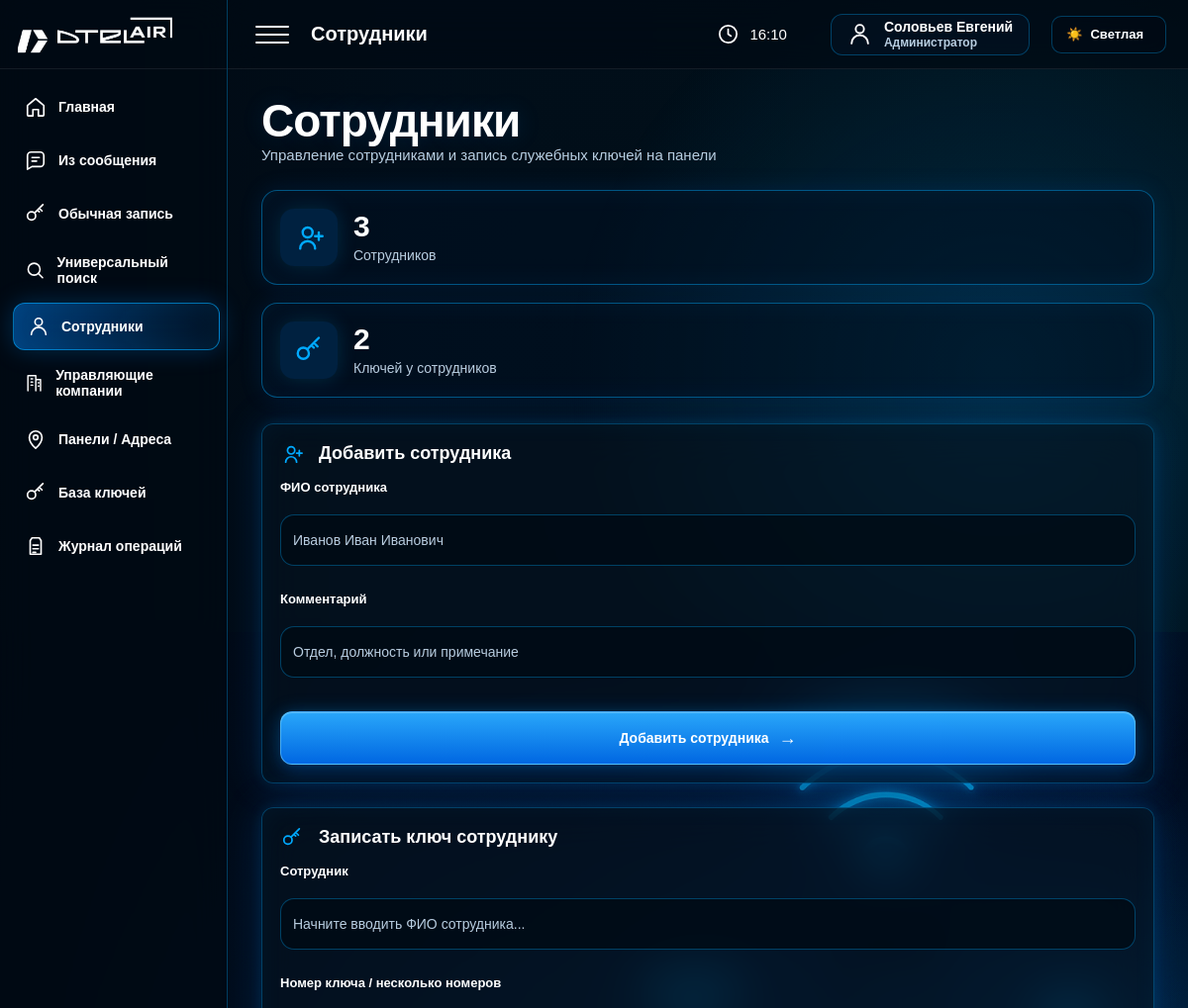
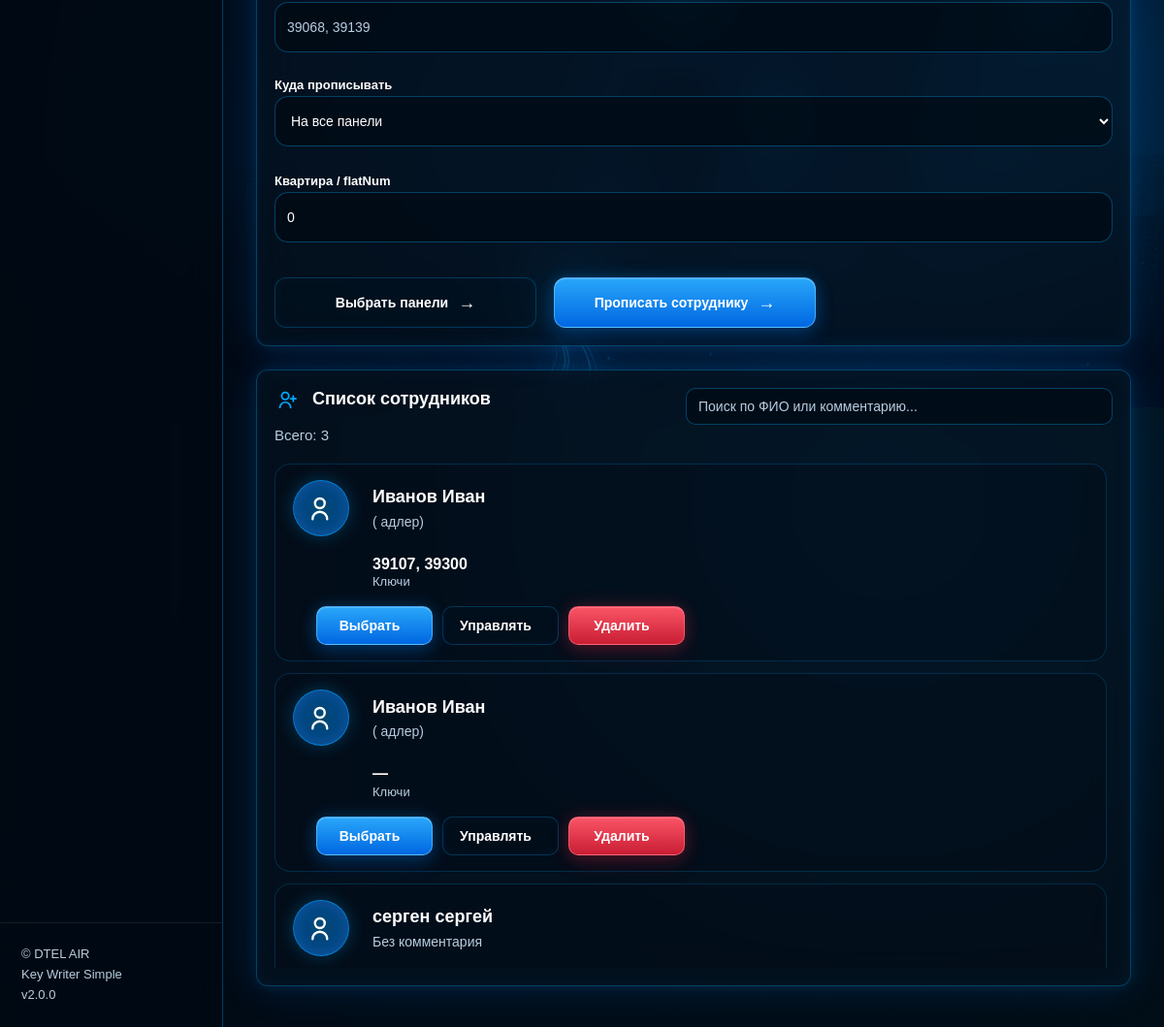
Page /employees (signed in) on the committed database (2 pictures, top to bottom).
### tables this page shows
CREATE TABLE employees (
            id INTEGER PRIMARY KEY AUTOINCREMENT,
            full_name TEXT NOT NULL,
            note TEXT DEFAULT '',
            enabled INTEGER DEFAULT 1,
            created_at TEXT DEFAULT CURRENT_TIMESTAMP
        );

### app/routers/employees.py (the view)
@router.get("/employees", response_class=HTMLResponse)
def employees_page(request: Request):
    return templates.TemplateResponse(
        "employees.html",
        {
            "request": request,
            "panels": get_panels(),
            "employees": get_active_employees(),
            "employees_count": get_employees_count(),
            "employee_keys_count": get_employee_keys_count(),
        },
    )

### app/templates/employees.html (shortened to what this page needs)
{% extends 'base.html' %}
{% block page_name %}Сотрудники{% endblock %}
{% block content %}
<div class="employees-hero">
    <div>
        <h1>Сотрудники</h1>
        <p class="subtitle">Управление сотрудниками и запись служебных ключей на панели</p>
    </div>
    <div class="employees-stats">
        <div class="employees-stat-card">
            <div class="employees-stat-icon">
                <svg viewBox="0 0 24 24">
                    <path d="M17 21a6 6 0 0 0-12 0"/>
                    <circle cx="11" cy="8" r="4"/>
                    <path d="M20 8v6M17 11h6"/>
                </svg>
            </div>
            <div>
                <b>{{ employees_count or employees|length }}</b>
                <span>Сотрудников</span>
            </div>
        </div>
        <div class="employees-stat-card">
            <div class="employees-stat-icon">
                <svg viewBox="0 0 24 24">
                    <circle cx="7.5" cy="14.5" r="4.5"/>
                    <path d="m11 11 9-9M16 6l3 3M14 8l2 2"/>
                </svg>
            </div>
            <div>
                <b>{{ employee_keys_count or 0 }}</b>
                <span>Ключей у сотрудников</span>
            </div>
        </div>
    </div>
</div>
<div class="employees-top-grid">
    <div class="panel employee-add-panel">
        <h2>
            <span class="title-svg-icon">
                <svg viewBox="0 0 24 24">
                    <path d="M17 21a6 6 0 0 0-12 0"/>
                    <circle cx="11" cy="8" r="4"/>
                    <path d="M20 8v6M17 11h6"/>
                </svg>
            </span>
            Добавить сотрудника
        </h2>
        <form method="post" action="/employees/add">
            <label>ФИО сотрудника</label>
            <input name="full_name" placeholder="Иванов Иван Иванович" required>
            <label>Комментарий</label>
            <input name="note" placeholder="Отдел, должность или примечание">
            <button type="submit" class="btn employees-wide-btn">
                Добавить сотрудника
            </button>
        </form>
    </div>
    <div class="panel employee-write-panel">
        <h2>
            <span class="title-svg-icon">
                <svg viewBox="0 0 24 24">
                    <circle cx="7.5" cy="14.5" r="4.5"/>
                    <path d="m11 11 9-9M16 6l3 3M14 8l2 2"/>
                </svg>
            </span>
            Записать ключ сотруднику
        </h2>
        <form method="post" action="/employees/write" id="employeeWriteForm">
            <label>Сотрудник</label>
            <input
                type="text"
                id="employeeWriteSearch"
                name="employee_name"
                placeholder="Начните вводить ФИО сотрудника..."
                autocomplete="off"
                required
            >
            <label>Номер ключа / несколько номеров</label>
            <input name="key_values" placeholder="39068, 39139" required>
            <div class="employee-write-row">
                <div>
                    <label>Куда прописывать</label>
                    <select name="scope" id="employeeScope">
                        <option value="all">На все панели</option>
                    </select>
                </div>
                <div>
                    <label>Квартира / flatNum</label>
                    <input name="flat_num" value="0">
                </div>
            </div>
            <div class="employee-write-actions">
                <button type="button" class="btn btn-ghost" id="openEmployeePanelsModal">
                    Выбрать панели
                </button>
                <button type="submit" class="btn">
                    Прописать сотруднику
                </button>
            </div>
        </form>
    </div>
</div>
<div class="panel employees-list-panel">
    <div class="panel-list-head">
        <div>
            <h2>
                <span class="title-svg-icon">
                    <svg viewBox="0 0 24 24">
                        <path d="M17 21a6 6 0 0 0-12 0"/>
                        <circle cx="11" cy="8" r="4"/>
                        <path d="M20 8v6M17 11h6"/>
                    </svg>
                </span>
                Список сотрудников
            </h2>
            <p class="subtitle">
                Всего: <span id="employeesFound">{{ employees|length }}</span>
            </p>
        </div>
        <div class="panel-search employees-search-box">
            <input
                type="text"
                id="employeesSearch"
                placeholder="Поиск по ФИО или комментарию..."
                autocomplete="off"
            >
        </div>
    </div>
    <div class="employees-cards" id="employeesCards">
        {% for e in employees %}
        <div class="employee-card">
            <div class="employee-avatar">
                <svg viewBox="0 0 24 24">
                    <path d="M17 21a6 6 0 0 0-12 0"/>
                    <circle cx="11" cy="8" r="4"/>
                </svg>
            </div>
            <div class="employee-card-main">
                <b>{{ e.full_name }}</b>
                <span>{{ e.note or 'Без комментария' }}</span>
            </div>
            <div class="employee-card-stat employee-key-numbers">
                <b>{{ e.key_numbers or '—' }}</b>
                <span>Ключи</span>
            </div>
            <div class="employee-card-actions">
                <button
                    type="button"
                    class="btn btn-small"
                    data-employee-select="{{ e.full_name }}"
                >
                    Выбрать
                </button>
                <a href="/employees/{{ e.id }}" class="btn btn-small btn-ghost">
                    Управлять
                </a>
                <form method="post" action="/employees/delete">
                    <button type="submit" class="danger-btn btn-small">
                        Удалить
                    </button>
                </form>
            </div>
        </div>
        {% endfor %}
    </div>
</div>
{% endblock %}

### app/static/css/base.css (style rules this page uses)
* { box-sizing: border-box; }
:root { --sidebar-width: 230px; --bg-color: #02111a; --text: #ffffff; --text-strong: #ffffff; --muted: #b8cde0; --panel: rgba(6, 20, 34, 0.58); --panel-strong: rgba(0, 10, 20, 0.72); --line: rgba(0, 170, 255, 0.32); --line-soft: rgba(0, 170, 255, 0.20); --soft: rgba(255, 255, 255, 0.08); --blue: #00aaff; --blue-2: #0b8fff; --green: #2cff9a; --red: #ff4a5f; --yellow: #ffc400; --field-bg: rgba(0, 10, 20, 0.72); --field-text: #ffffff; --field-border: rgba(0, 170, 255, 0.34); --hover-bg: rgba(0, 170, 255, 0.08); --hover-text: #ffffff; --shadow-panel: inset 0 0 24px rgba(0,170,255,.05), 0 0 14px rgba(0,170,255,.12), 0 0 42px rgba(0,120,255,.18); }
html, body { margin: 0; min-height: 100%; font-family: Arial, Helvetica, sans-serif; color: var(--text); background: linear-gradient( 90deg, rgba(0, 8, 17, 0.90) 0%, rgba(0, 12, 25, 0.62) 34%, rgba(0, 12, 25, 0.25) 66%, rgba(0, 12, 25, 0.04) 100% ), linear-gradient( 180deg, rgba(0, 8, 17, 0.08), rgba(0, 8, 17, 0.35) ), url("/static/img/hero.png") right center / contain fixed no-repeat; background-color: var(--bg-color); }
body::before { content: ""; position: fixed; inset: 0; pointer-events: none; background: radial-gradient(circle at 84% 18%, rgba(0, 170, 255, 0.18), transparent 22%), radial-gradient(circle at 76% 74%, rgba(0, 150, 255, 0.12), transparent 28%), radial-gradient(circle at 95% 52%, rgba(0, 190, 255, 0.08), transparent 20%); z-index: 0; }
h1 { margin: 0 0 10px; color: var(--text-strong); font-size: 40px; line-height: 1.05; font-weight: 900; letter-spacing: -1px; text-shadow: 0 0 24px rgba(0, 140, 255, 0.16); }
h2 { margin: 0 0 14px; color: var(--text-strong); font-size: 18px; }
p { margin: 0; }
.subtitle { margin: 0; color: var(--muted); font-size: 15px; line-height: 1.45; }

### app/static/css/components.css (style rules this page uses)
.panel, .card { background: var(--panel); color: var(--text); border: 1px solid var(--line); border-radius: 12px; backdrop-filter: blur(22px); box-shadow: var(--shadow-panel); transition: 0.22s; }
.panel { padding: 18px; }
.btn, button, input[type="submit"] { min-height: 42px; display: inline-flex; align-items: center; justify-content: center; gap: 10px; padding: 0 22px; color: #ffffff; background: linear-gradient(180deg, rgba(42, 170, 255, 0.98), rgba(0, 105, 230, 0.98)); border: 1px solid rgba(120, 215, 255, 0.55); border-radius: 12px; font-size: 14px; font-weight: 900; text-decoration: none; cursor: pointer; box-shadow: inset 0 1px 0 rgba(255, 255, 255, 0.22), 0 8px 20px rgba(0, 100, 220, 0.24), 0 0 18px rgba(0, 170, 255, 0.22); transition: transform .18s, background .18s, box-shadow .18s, border-color .18s; }
.btn::after { content: "→"; font-size: 18px; line-height: 1; }
.btn-small { min-height: 36px; height: 36px; padding: 0 16px; border-radius: 10px; font-size: 13px; }
.btn-small::after { content: ""; }
.btn-ghost { color: var(--text); background: rgba(0, 18, 34, 0.35); border: 1px solid rgba(0, 170, 255, 0.26); box-shadow: inset 0 0 14px rgba(0, 170, 255, 0.035); }
.danger-btn { color: #ffffff; background: linear-gradient(180deg, rgba(255, 86, 105, 0.98), rgba(205, 30, 52, 0.98)); border-color: rgba(255, 120, 135, 0.58); box-shadow: inset 0 1px 0 rgba(255, 255, 255, 0.18), 0 8px 20px rgba(180, 20, 40, 0.22), 0 0 18px rgba(255, 70, 95, 0.22); }
.panel-head, .panel-list-head, .panels-head { display: flex; align-items: flex-start; justify-content: space-between; gap: 18px; flex-wrap: wrap; margin-bottom: 16px; }
.panel-search { width: min(520px, 100%); min-width: 280px; margin: 0; }
.panel-search input { width: 100%; margin: 0; }

### app/static/css/forms.css (style rules this page uses)
label { display: block; margin-bottom: 4px; color: var(--text-strong); font-size: 13px; font-weight: 800; }
input, textarea, select { width: 100%; min-height: 38px; margin-bottom: 10px; padding: 8px 12px; border-radius: 10px; outline: none; color: var(--field-text); background: var(--field-bg); border: 1px solid var(--field-border); font-size: 14px; transition: background .2s, color .2s, border-color .2s, box-shadow .2s; }
input::placeholder, textarea::placeholder { color: var(--muted); }

### rows in the picture
employees: full_name "Иванов Иван", note "( адлер)", key_numbers "39107, 39300"
employees: full_name "Иванов Иван", note "( адлер)", key_numbers "—"
employees: full_name "серген сергей", note "Без комментария"

### other values in the picture
{{ current_user(request)["full_name"] }} "Соловьев Евгений"
{{ employees_count or employees|length }} "3"
{{ employee_keys_count or 0 }} "2"
{{ employees|length }} "3"
